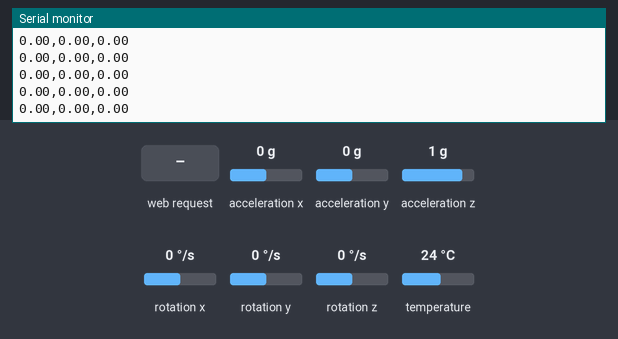
Bench run of a sketch on a simulated ESP32. Parts: the last lines printed to the serial monitor. Inputs (shaded band) come from the test bench; at power-on: acceleration x 0 g, acceleration y 0 g, acceleration z 1 g, rotation x 0 °/s, rotation y 0 °/s, rotation z 0 °/s, temperature 24 °C. WiFi joins after 1.5 s; servers stay silent unless stated; storage starts empty.

Above: at 5.6 s.
5.7 s: acceleration x set to -1.4 g
At 6.8 s:
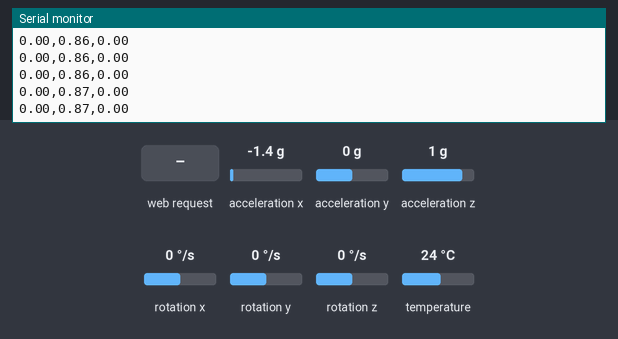
7.2 s: acceleration y set to -1.4 g
At 7.8 s:
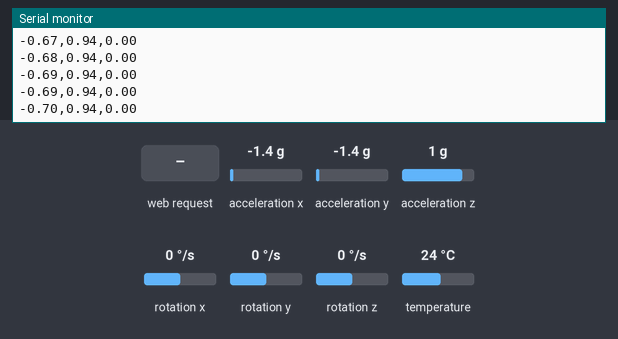
8.7 s: HTTP request GET /reset received
10.2 s: acceleration z set to -1.4 g
At 11.0 s:
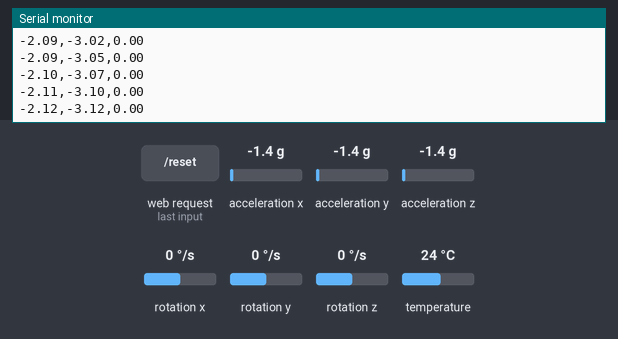
11.7 s: HTTP request GET /resetX received
13.2 s: rotation x set to -192 °/s
At 14.1 s:
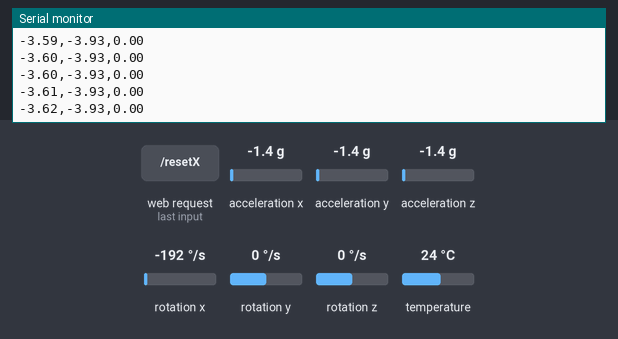
Timing chart, 0 to 15.7 s (numbered marks = the images above; inputs shaded):
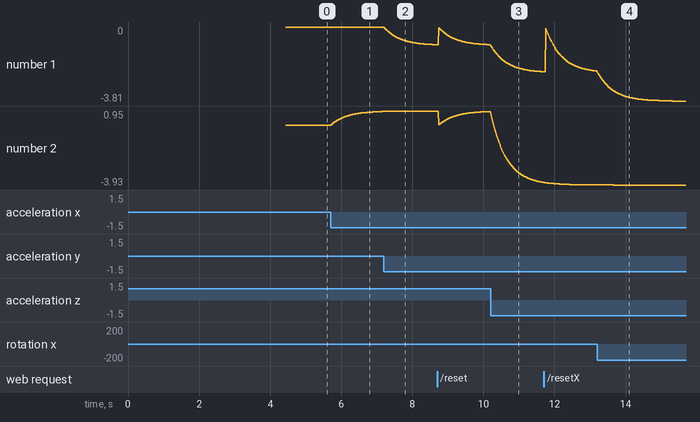

The sketch:

ESP32_MPU_6050_Web_Server.ino
```cpp
// (licence header left out)
#include <Arduino.h>
#include <WiFi.h>
#include <AsyncTCP.h>
#include <ESPAsyncWebServer.h>
#include <Adafruit_MPU6050.h>
#include <Adafruit_Sensor.h>
#include <Arduino_JSON.h>
#include "SPIFFS.h"

// Replace with your network credentials
const char* ssid = "Pixel";
const char* password = "fallguys";

// Create AsyncWebServer object on port 80
AsyncWebServer server(80);

// Create an Event Source on /events
AsyncEventSource events("/events");

// Json Variable to Hold Sensor Readings
JSONVar readings;

//error strucure

typedef struct{
  double gx,gy,gz,ax,ay,az;
} IMU_error;

// Timer variables
unsigned long lastTime = 0;
unsigned long lastTimeTemperature = 0;
unsigned long lastTimeAcc = 0;
unsigned long gyroDelay = 10;
unsigned long deltaTime = 0 , prevTime = 0;
unsigned long temperatureDelay = 1000;
unsigned long accelerometerDelay = 200;

// Create a sensor object
Adafruit_MPU6050 mpu;

sensors_event_t a, g, temp;
IMU_error errorVals;

double gyroX, gyroY, gyroZ;
float accX, accY, accZ;
float temperature;

//Gyroscope sensor deviation
float gyroXerror = 0.07;
float gyroYerror = 0.03;
float gyroZerror = 0.01;

// Init MPU6050
void initMPU(){
  if (!mpu.begin()) {
    Serial.println("Failed to find MPU6050 chip");
    while (1) {
      delay(10);
    }
  }
  Serial.println("MPU6050 Found!");
}

void initSPIFFS() {
  if (!SPIFFS.begin()) {
    Serial.println("An error has occurred while mounting SPIFFS");
  }
  Serial.println("SPIFFS mounted successfully");
}

// Initialize WiFi
void initWiFi() {
  WiFi.mode(WIFI_STA);
  WiFi.begin(ssid, password);
  Serial.println("");
  Serial.print("Connecting to WiFi...");
  while (WiFi.status() != WL_CONNECTED) {
    Serial.print(".");
    delay(1000);
  }
  Serial.println("");
  Serial.println(WiFi.localIP());
}


void errorCalib()
{
  errorVals.gx =0;
  errorVals.gy =0;
  errorVals.gz =0;

  errorVals.ax =0;
  errorVals.ay =0;
  errorVals.az =0;


  for(int i = 0; i <1000 ; i++)
  {
    mpu.getEvent(&a, &g, &temp);
    errorVals.gx += g.gyro.x;
    errorVals.gy += g.gyro.y;
    errorVals.gz += g.gyro.z;
  }

  errorVals.gx /= 1000;
  errorVals.gy /= 1000;
  errorVals.gz /= 1000;

  for(int i = 0; i < 100; i++)
  {
    mpu.getEvent(&a, &g, &temp);
    errorVals.ax +=atan2(a.acceleration.y,a.acceleration.z);
    errorVals.ay +=atan2(a.acceleration.z,a.acceleration.x);;
    errorVals.az +=atan2(a.acceleration.x,a.acceleration.y);;

  }

  errorVals.ax /=100;
  errorVals.ay /=100;
  errorVals.az /=100;

  return;
}


String getGyroReadings(){
  mpu.getEvent(&a, &g, &temp);

//   float gyroX_temp = g.gyro.x;
//   if(abs(gyroX_temp) > gyroXerror)  {
//     gyroX += gyroX_temp/50.00;
//   }
//
//   float gyroY_temp = g.gyro.y;
//   if(abs(gyroY_temp) > gyroYerror) {
//     gyroY += gyroY_temp/70.00;
//   }
//
//   float gyroZ_temp = g.gyro.z;
//   if(abs(gyroZ_temp) > gyroZerror) {
//     gyroZ += gyroZ_temp/90.00;
//   }


  gyroX += ((g.gyro.x - errorVals.gx) * (micros() - prevTime) * 1e-6);
  gyroY += ((g.gyro.y - errorVals.gy) * (micros() - prevTime) * 1e-6);
  gyroZ += ((g.gyro.z - errorVals.gz) * (micros() - prevTime) * 1e-6);
  prevTime = micros();


  double acX = atan2(a.acceleration.y,a.acceleration.z) - errorVals.ax;
  //if(acX < 0) acX = 2* 3.1416 + acX;
  double acY = atan2(a.acceleration.z,a.acceleration.x) - errorVals.ay;
  //if(acY < 0) acY = 2* 3.1416 + acY;


  gyroX = .97 * gyroX + .03 * acX;
  gyroY = .97 * gyroY + .03 * acY;

   Serial.print(gyroX);
   Serial.print(",");
   Serial.print(gyroY);
   Serial.print(",");
   Serial.println(gyroZ);


  readings["gyroX"] = String(gyroX);
  readings["gyroY"] = String(gyroY);
  readings["gyroZ"] = String(gyroZ);

  String jsonString = JSON.stringify(readings);
  return jsonString;
}

String getAccReadings() {
  mpu.getEvent(&a, &g, &temp);
  // Get current acceleration values
  accX = a.acceleration.x;
  accY = a.acceleration.y;
  accZ = a.acceleration.z;
  readings["accX"] = String(accX);
  readings["accY"] = String(accY);
  readings["accZ"] = String(accZ);
  String accString = JSON.stringify (readings);
  return accString;
}

String getTemperature(){
  mpu.getEvent(&a, &g, &temp);
  temperature = temp.temperature;
  return String(temperature);
}

void setup() {
  Serial.begin(115200);
  initWiFi();
  initSPIFFS();
  initMPU();
  errorCalib();

  // Handle Web Server
  server.on("/", HTTP_GET, [](AsyncWebServerRequest *request){
    request->send(SPIFFS, "/index.html", "text/html");
  });

  server.serveStatic("/", SPIFFS, "/");

  server.on("/reset", HTTP_GET, [](AsyncWebServerRequest *request){
    gyroX=0;
    gyroY=0;
    gyroZ=0;
    request->send(200, "text/plain", "OK");
  });

  server.on("/resetX", HTTP_GET, [](AsyncWebServerRequest *request){
    gyroX=0;
    request->send(200, "text/plain", "OK");
  });

  server.on("/resetY", HTTP_GET, [](AsyncWebServerRequest *request){
    gyroY=0;
    request->send(200, "text/plain", "OK");
  });

  server.on("/resetZ", HTTP_GET, [](AsyncWebServerRequest *request){
    gyroZ=0;
    request->send(200, "text/plain", "OK");
  });

  // Handle Web Server Events
  events.onConnect([](AsyncEventSourceClient *client){
    if(client->lastId()){
      Serial.printf("Client reconnected! Last message ID that it got is: %u\n", client->lastId());
    }
    // send event with message "hello!", id current millis
    // and set reconnect delay to 1 second
    client->send("hello!", NULL, millis(), 10000);
  });
  server.addHandler(&events);

  server.begin();
}

void loop() {
  if ((millis() - lastTime) > gyroDelay) {
    // Send Events to the Web Server with the Sensor Readings
    events.send(getGyroReadings().c_str(),"gyro_readings",millis());
    lastTime = millis();
  }
  if ((millis() - lastTimeAcc) > accelerometerDelay) {
    // Send Events to the Web Server with the Sensor Readings
    events.send(getAccReadings().c_str(),"accelerometer_readings",millis());
    lastTimeAcc = millis();
  }
  if ((millis() - lastTimeTemperature) > temperatureDelay) {
    // Send Events to the Web Server with the Sensor Readings
    events.send(getTemperature().c_str(),"temperature_reading",millis());
    lastTimeTemperature = millis();
  }
}
```

Measured:
- after the input at 5.7 s, the serial monitor: prints a new line at once (image 1)
- after the input at 7.2 s, the serial monitor: prints a new line at once (image 2)
- plotted number 1: 0 → -0.92 after the input at 7.2 s
- plotted number 2: 0 → 0.92 after the input at 5.7 s
